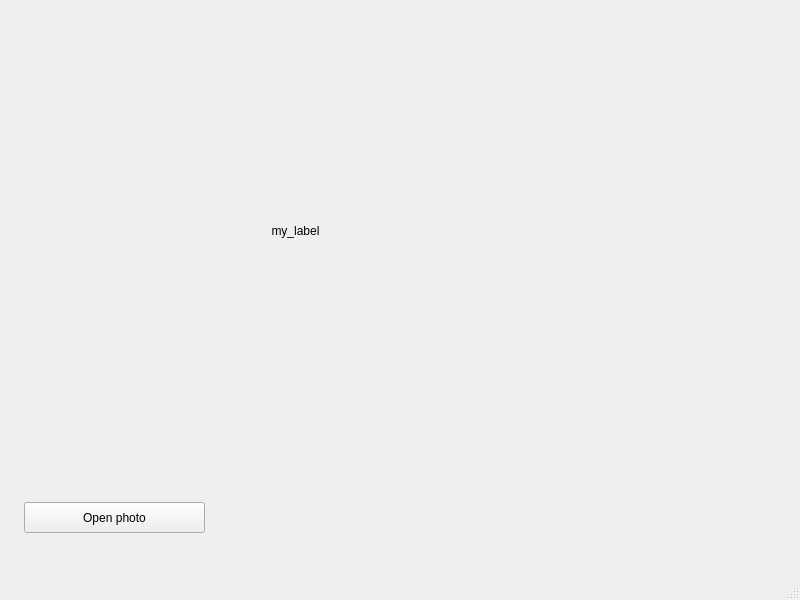
<?xml version="1.0" encoding="UTF-8"?>
<ui version="4.0">
 <class>MainWindow</class>
 <widget class="QMainWindow" name="MainWindow">
  <property name="geometry">
   <rect>
    <x>0</x>
    <y>0</y>
    <width>800</width>
    <height>600</height>
   </rect>
  </property>
  <property name="windowTitle">
   <string>MainWindow</string>
  </property>
  <widget class="QWidget" name="centralwidget">
   <widget class="QPushButton" name="pushButton">
    <property name="geometry">
     <rect>
      <x>24</x>
      <y>502</y>
      <width>181</width>
      <height>31</height>
     </rect>
    </property>
    <property name="text">
     <string>Open photo</string>
    </property>
   </widget>
   <widget class="QLabel" name="label">
    <property name="geometry">
     <rect>
      <x>40</x>
      <y>30</y>
      <width>511</width>
      <height>401</height>
     </rect>
    </property>
    <property name="text">
     <string>my_label</string>
    </property>
    <property name="alignment">
     <set>Qt::AlignCenter</set>
    </property>
   </widget>
  </widget>
  <widget class="QMenuBar" name="menubar">
   <property name="geometry">
    <rect>
     <x>0</x>
     <y>0</y>
     <width>800</width>
     <height>22</height>
    </rect>
   </property>
  </widget>
  <widget class="QStatusBar" name="statusbar"/>
 </widget>
 <resources/>
 <connections/>
</ui>
